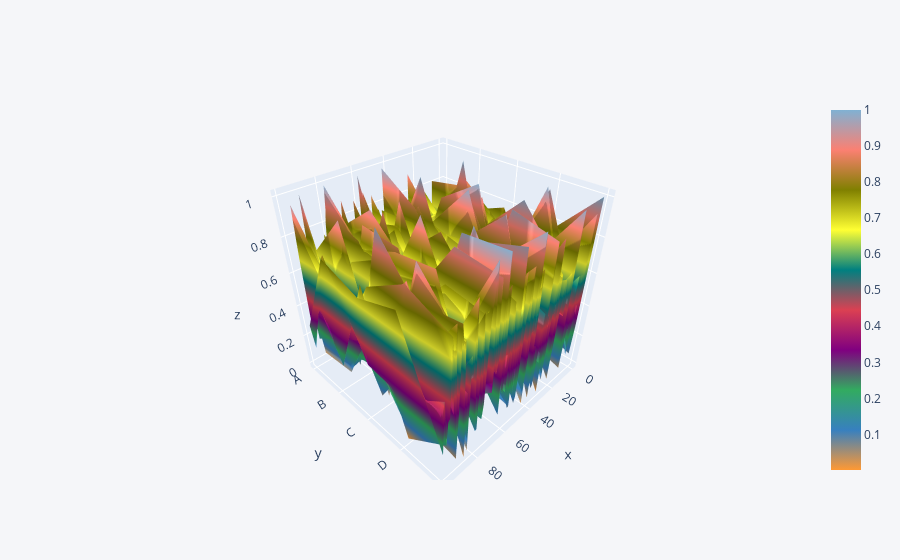

Source (notebook cell):
### Code cell
main(cat)

### Figure 1 — Plotly figure (JSON) as saved in the notebook; plotly's stock layout.template omitted (floating-point values rounded to 4 significant figures; data arrays with more than 128 entries replaced by an {"elided": "..."} marker saying what was removed)
{"data": [{"colorscale": [[0, "rgb(255, 153, 51)"], [0.1111, "rgb(55, 128, 191)"], [0.2222, "rgb(50, 171, 96)"], [0.3333, "rgb(128, 0, 128)"], [0.4444, "rgb(219, 64, 82)"], [0.5556, "rgb(0, 128, 128)"], [0.6667, "rgb(255, 255, 51)"], [0.7778, "rgb(128, 128, 0)"], [0.8889, "rgb(251, 128, 114)"], [1, "rgb(128, 177, 211)"]], "type": "surface", "x": [0, 1, 2, 3, 4, 5, 6, 7, 8, 9, 10, 11, 12, 13, 14, 15, 16, 17, 18, 19, 20, 21, 22, 23, 24, 25, 26, 27, 28, 29, 30, 31, 32, 33, 34, 35, 36, 37, 38, 39, 40, 41, 42, 43, 44, 45, 46, 47, 48, 49, 50, 51, 52, 53, 54, 55, 56, 57, 58, 59, 60, 61, 62, 63, 64, 65, 66, 67, 68, 69, 70, 71, 72, 73, 74, 75, 76, 77, 78, 79, 80, 81, 82, 83, 84, 85, 86, 87, 88, 89, 90, 91, 92, 93, 94, 95, 96, 97, 98, 99], "y": ["A", "B", "C", "D", "E"], "z": {"elided": "5x100 float values"}}], "layout": {"legend": {"bgcolor": "#F5F6F9", "font": {"color": "#4D5663"}}, "paper_bgcolor": "#F5F6F9", "plot_bgcolor": "#F5F6F9", "title": {"font": {"color": "#4D5663"}}, "xaxis": {"gridcolor": "#E1E5ED", "showgrid": true, "tickfont": {"color": "#4D5663"}, "title": {"font": {"color": "#4D5663"}, "text": ""}, "zerolinecolor": "#E1E5ED"}, "yaxis": {"gridcolor": "#E1E5ED", "showgrid": true, "tickfont": {"color": "#4D5663"}, "title": {"font": {"color": "#4D5663"}, "text": ""}, "zerolinecolor": "#E1E5ED"}}}
